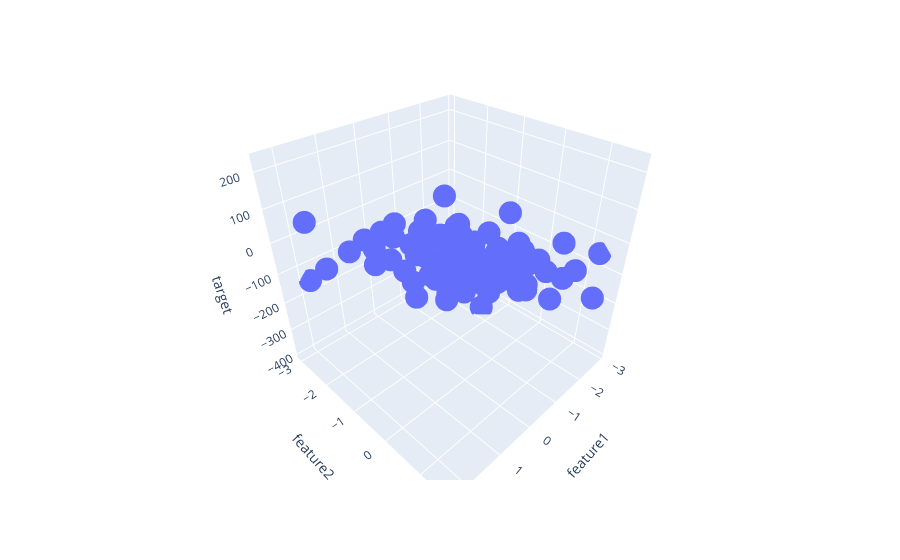

The cell this chart's notebook holds for it:
### Code cell
px.scatter_3d(df, x = 'feature1', y= 'feature2', z='target')
